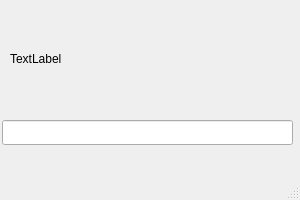
<?xml version="1.0" encoding="UTF-8"?>
<ui version="4.0">
 <class>MainWindow</class>
 <widget class="QMainWindow" name="MainWindow">
  <property name="geometry">
   <rect>
    <x>0</x>
    <y>0</y>
    <width>300</width>
    <height>200</height>
   </rect>
  </property>
  <property name="windowTitle">
   <string>Hello</string>
  </property>
  <widget class="QWidget" name="centralwidget">
   <widget class="QLabel" name="label">
    <property name="geometry">
     <rect>
      <x>10</x>
      <y>50</y>
      <width>281</width>
      <height>17</height>
     </rect>
    </property>
    <property name="text">
     <string>TextLabel</string>
    </property>
   </widget>
   <widget class="QLineEdit" name="lineEdit">
    <property name="geometry">
     <rect>
      <x>2</x>
      <y>120</y>
      <width>291</width>
      <height>25</height>
     </rect>
    </property>
   </widget>
  </widget>
  <widget class="QMenuBar" name="menubar">
   <property name="geometry">
    <rect>
     <x>0</x>
     <y>0</y>
     <width>300</width>
     <height>28</height>
    </rect>
   </property>
  </widget>
  <widget class="QStatusBar" name="statusbar"/>
 </widget>
 <resources/>
 <connections>
  <connection>
   <sender>lineEdit</sender>
   <signal>textChanged(QString)</signal>
   <receiver>label</receiver>
   <slot>setText(QString)</slot>
   <hints>
    <hint type="sourcelabel">
     <x>147</x>
     <y>160</y>
    </hint>
    <hint type="destinationlabel">
     <x>43</x>
     <y>86</y>
    </hint>
   </hints>
  </connection>
 </connections>
</ui>
